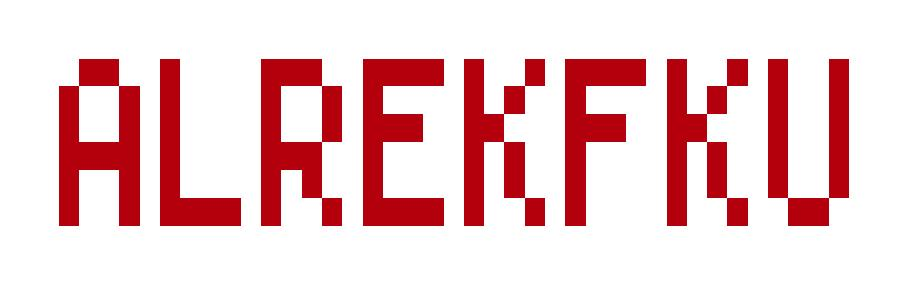

Write the R code that produced this figure.
# data ------------------------------------------------------------------------
d <- readLines("13_data.txt")

pos <- t(sapply(1:(which(d == "") - 1), function(i) 
  as.integer(unlist(strsplit(d[ i ], ",")))))
pos <- pos + 1
folds <- gsub("fold along ", "", d[(which(d == "") + 1) : length(d)])
paper <- matrix(FALSE, ncol = max(pos[, 1]), nrow = max(pos[, 2]))
paper[ pos[, 2:1] ] <- TRUE

# udf -------------------------------------------------------------------------
fold <- function(m, f){
  x <- unlist(strsplit(f, "="))
  xy <- x[ 1 ]
  n <- as.integer(x[ 2 ]) + 1
  r <- m
  #if y rotate -90
  if(xy == "y") r <- t(r)[ ncol(r):1, ]
  
  right <- ncol(r):(n + 1)
  left <- (n - length(right)):(n - 1)
  r[, left ] <- r[, left ] | r[, right ]
  r <- r[, seq_len(n - 1) ]
  
  #if y rotate +90
  if(xy == "y") r <- t(r[ nrow(r):1, ])
  #return
  r
}

foldPlot <- function(d) image(t(d[ nrow(d):1, ]), xaxt = "n", yaxt = "n", 
                              axes = FALSE, col = c("white", "#B3000C"))


#part 1 -----------------------------------------------------------------------
out <- fold(paper, folds[ 1 ])
sum(out > 0)
# [1] 618

#part 2 -----------------------------------------------------------------------
out <- paper
for(f in folds) out <- fold(out, f)
out[ out > 0 ] <- 1

foldPlot(out)
# ALREKFKU

# viz -------------------------------------------------------------------------
# jpeg
out <- paper
for(f in folds) out <- fold(out, f)
jpeg("13.jpeg", width = 900, height = 300)
foldPlot(out)
dev.off()

# gif
library(animation)
# ImageMagick required
saveGIF({
  out <- paper
  foldPlot(out)
  for(f in folds) {
    out <- fold(out, f)
    foldPlot(out)
    }}, movie.name = "13.gif")
